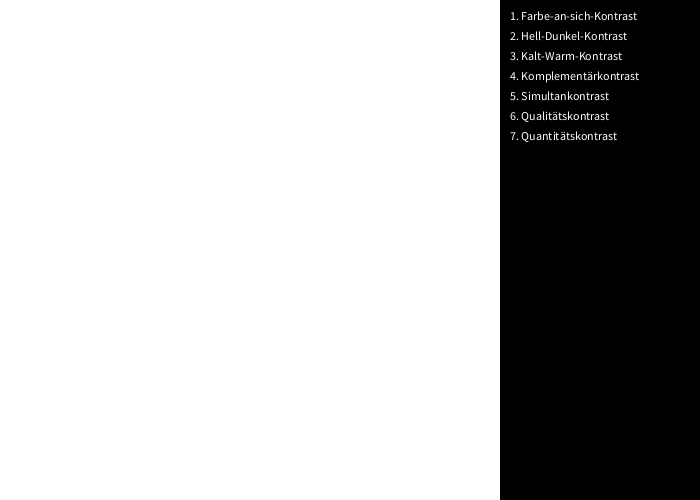
Frame 1 (no input)
Frame 60 (the mouse pressed at the canvas centre just before this capture): identical to frame 1, image omitted
Frame 120 (the mouse held since frame 60 and released just before this capture): identical to frame 1, image omitted

The Processing sketch that drew this single still picture (run headless with seeded random() and noise(); from frame 60 on, the mouse is pressed at the canvas centre):

// Processing sketch: processing_82938
// ── processing_82938.pde

//////// 7 Farbkontraste nach Itten/////////////
//Matthias Schäfer//

/* To Do:
-Farben randomizen
-Quiz "Welcher Farbkontrast ist das? */

int rgb;


void setup(){
  background(255);
  size(700,500);
  fill(0);
  noStroke();
  rect(500,0,200,500);
  fill(255);
  text("1. Farbe-an-sich-Kontrast",510,20);
  text("2. Hell-Dunkel-Kontrast",510,40);
  text("3. Kalt-Warm-Kontrast",510,60);
  text("4. Komplementärkontrast",510,80);
  text("5. Simultankontrast",510,100);
  text("6. Qualitätskontrast",510,120);
  text("7. Quantitätskontrast",510,140);
  
}

void draw(){
  if(keyPressed == true){
    if(key == '1'){
     fill(0,0,255);
     rect(0,0,500,500);
     fill(255,0,0);
     rect(100,100,300,300);
     fill(255,255,0);
     rect(175,175,150,150);
    }
    if(key == '2'){
     fill(34,18,105);
     rect(0,0,500,500);
     fill(255,255,0);
     rect(100,100,300,300);
    }
    if(key == '3'){
     fill(27,134,121);
     rect(0,0,500,500);
     fill(224,60,0);
     rect(100,100,300,300);
    }
    if(key == '4'){
     fill(41,129,0);
     rect(0,0,500,500);
     fill(188,23,12);
     rect(100,100,300,300);
    }
    if(key == '5'){
     fill(255,251,0);
     rect(0,0,500,500);
     fill(201,201,201);
     rect(100,100,300,300);
    }
    if(key == '6'){
     fill(23,57,84);
     rect(0,0,500,500);
     fill(71,179,255);
     rect(100,100,300,300);
    }
     if(key == '7'){
     fill(235,109,0);
     rect(0,0,500,500);
     fill(20,75,152);
     rect(225,225,25,25);
    }
  }

}
